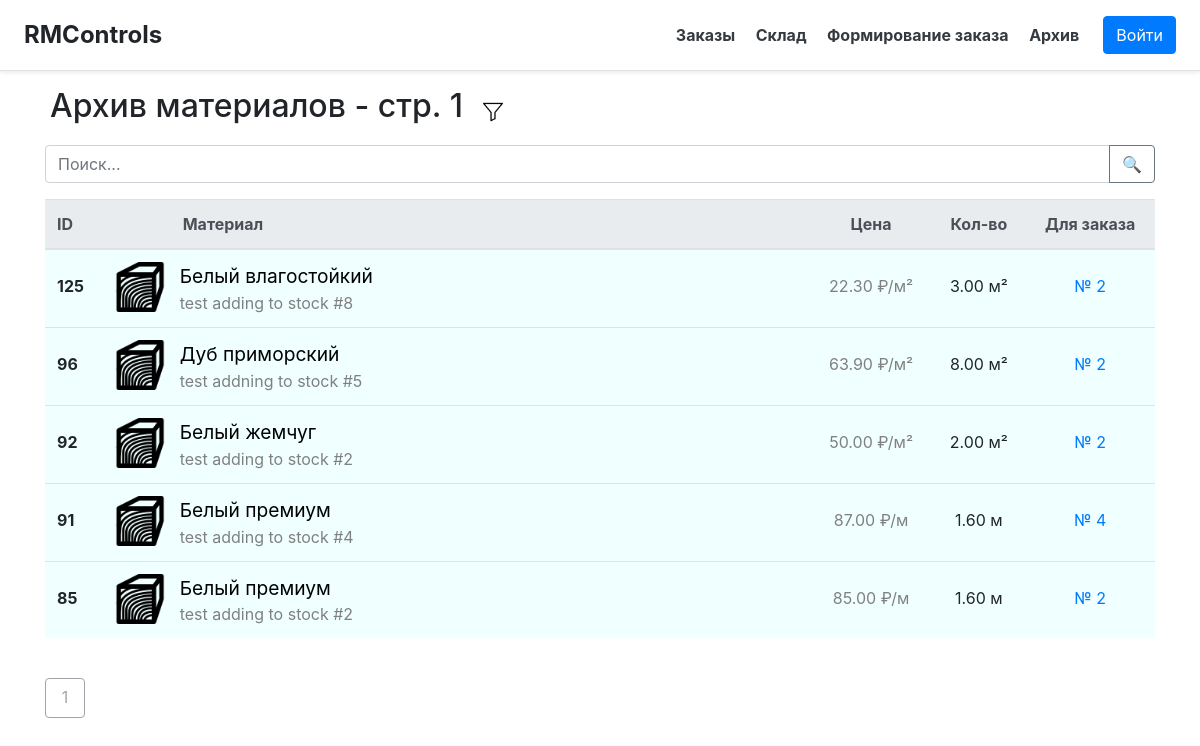
Page /archive on the committed database.
### main/models.py (models this page shows, shortened)
class Material(models.Model):
    material = models.ForeignKey('AbsMaterial', models.PROTECT, verbose_name="Материал")
    count = models.FloatField("Кол-во")
    for_order = models.ForeignKey('Order', on_delete=models.SET_NULL, null=True, blank=True, verbose_name="Для заказа")
    status = models.IntegerField("Статус",
                                 choices=[(-1, "Не заказано"), (0, "Ожидается"), (1, "На складе"),
                                          (2, "В производстве"), (3, "Реализовано")], default=0)
    details = models.CharField("Детали", blank=True, null=True, max_length=100)
    price = models.FloatField("Цена", blank=True, null=True)
    class Meta:
        verbose_name = "Материал"
        verbose_name_plural = "Склад"
        db_table = "stock"

class AbsMaterial(models.Model):
    title = models.CharField("Наименование", max_length=20)
    units = models.CharField("Единицы измерения", choices=map(lambda x: (x, x, ), UNITS), max_length=10, default="шт")
    parent = models.ForeignKey(Folder, models.CASCADE, null=True, verbose_name="Папка")
    picture_url = models.TextField("URL изображения", null=True, blank=True)
    class Meta:
        verbose_name = "Материал"
        verbose_name_plural = "Материалы"
        db_table = "abs-materials"

### main/views.py (the view)
# urls.py: path('archive', views.archive),
def archive(request, page=1, for_order=None):
    mats = Material.objects.filter(status=3, for_order_id=for_order) if for_order else Material.objects.filter(status=3)
    mats = mats[::-1]
    return render(request, 'main/archive.html', context={
        'materials': mats[ON_PAGE * (page - 1):ON_PAGE * page], 'title': 'Архив материалов', 'page': page,
        'is_last': len(mats) <= ON_PAGE * page, 'orders': Order.objects.filter(status=2), 'for_order': for_order})

### templates/main/archive.html (shortened to what this page needs)
{% extends 'main/base.html' %}
{% load static %}
{% block content %}
    <div class="container">
        <div class="row">
            <h2 style="margin-bottom: 20px; margin-right: 20px; margin-left: 20px">Архив материалов - стр. {{ page }}</h2>
            <img src="{% static 'img/filter.png' %}" width="20" height="20" alt="Filter"
                 style="margin-top: 15px; margin-right: 15px; cursor: pointer"
                 onclick="let q = document.getElementById('filters'); q.hidden = !q.hidden;">
        </div>
        <div class="input-group mb-3">
            <input type="text" class="form-control" placeholder="Поиск..." aria-label="Поиск..." id="search">
            <div class="input-group-append">
                <button class="btn btn-outline-secondary" type="button" onclick="search()">&#128269</button>
            </div>
        </div>
        <table class="table table-hover" style="background-color: azure">
            <thead class="thead-light">
            <tr>
                <th scope="col">ID</th>
                <th scope="col" style="padding-left: 80px">Материал</th>
                <th scope="col" style="text-align: center">Цена</th>
                <th scope="col" style="text-align: center">Кол-во</th>
                <th scope="col" style="text-align: center">Для заказа</th>
            </tr>
            </thead>
            <tbody>
            {% for elem in materials %}
                <tr id="tr{{ elem.id }}"
                    aria-expanded="true" aria-controls="collapse{{ elem.id }}">
                    <th scope="row" style="line-height: 3em;">{{ elem.id }}</th>
                    <td>
                        <div style="color: gray; white-space: nowrap; width: 600px; overflow: hidden; text-overflow: ellipsis;">
                            <img style="float: left; margin-right: 15px"
                                 src="{% if elem.material.picture_url %} {{ elem.material.picture_url }} {% else %} {% static 'img/material.png' %} {% endif %}"
                                 width="50" height="50"/>
                            <a title="{{ elem.material.title }}"
                               style="color: black; width: 300px"><big>{{ elem.material.title }}</big></a> <br>
                            <a title="{{ elem.details }}">{% if elem.details %}{{ elem.details }}{% endif %}</a>
                        </div>
                    </td>
                    <td style="line-height: 3em; color: gray; text-align: center">{{ elem.price|floatformat:2 }} ₽/{{ elem.material.units }}</td>
                    <td style="line-height: 3em; text-align: center">{{ elem.count|floatformat:2 }} {{ elem.material.units }}</td>
                    <td style="text-align: center">
                        {% if elem.for_order_id %}<a class="for_order" id="fo{{ elem.id }}" href="/order/{{ elem.for_order_id }}" style="line-height: 3em;">№
                            {{ elem.for_order_id }}{% else %}<a class="for_order" id="fo{{ elem.id }}" style="line-height: 3em;"> - {% endif %}</a>
                    </td>
                </tr>
            {% endfor %}
            </tbody>
        </table>
        <br>
        <div class="container row">
            <a class="btn btn-outline-secondary my-btn disabled" href="/archive/{{ page }}">{{ page }}</a>
        </div>
    </div>
{% endblock %}

### templates/main/archive.html (style rules this page uses)
.my-btn { margin-right: 10px; width: 40px; height: 40px; }

### rows in the picture
Material: id "125", material "Белый влагостойкий", details "test adding to stock #8", price "22.30", material.units "м²", count "3.00", for_order_id "2"
Material: id "96", material "Дуб приморский", details "test addning to stock #5", price "63.90", material.units "м²", count "8.00", for_order_id "2"
Material: id "92", material "Белый жемчуг", details "test adding to stock #2", price "50.00", material.units "м²", count "2.00", for_order_id "2"
Material: id "91", material "Белый премиум", details "test adding to stock #4", price "87.00", material.units "м", count "1.60", for_order_id "4"
Material: id "85", material "Белый премиум", details "test adding to stock #2", price "85.00", material.units "м", count "1.60", for_order_id "2"

### other values in the picture
{{ page }} "1"
